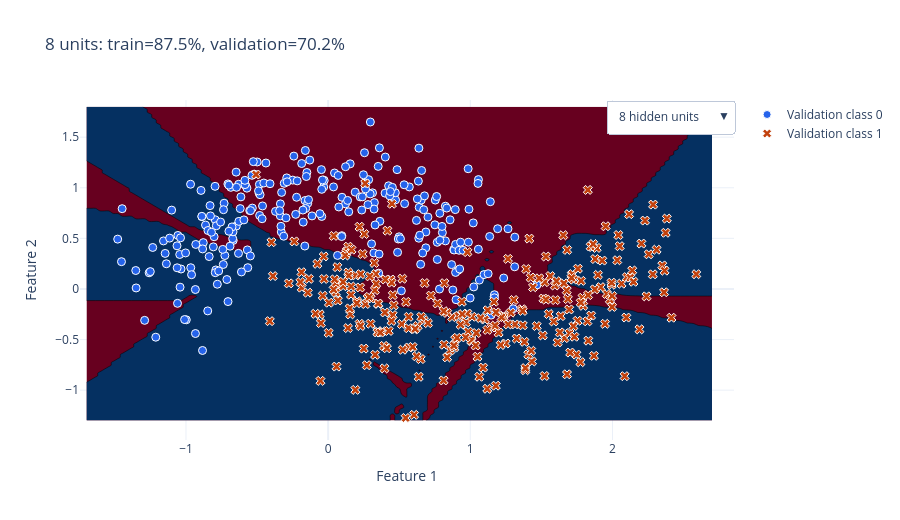

This figure's notebook cell:
### Markdown cell above
## 1. Hidden units build nonlinear features

A neuron computes a weighted sum, adds a bias, then applies an activation. Hidden layers combine many such features. With no hidden layer, a linear boundary cannot solve curved geometry well.

To make overfitting visible, the small training set contains 20% deliberately flipped labels; validation labels remain clean. We vary hidden units while holding the split and other settings fixed. **Predict:** Does training accuracy always track validation accuracy?

### Code cell
units=[1,2,4,8,16,32,64]; cases=[]
for h in units:
 m=MLPClassifier(hidden_layer_sizes=(h,h),activation='tanh',solver='lbfgs',alpha=1e-8,max_iter=5000,random_state=20).fit(X_train,y_train)
 cases.append(dict(h=h,model=m,train=accuracy_score(y_train,m.predict(X_train)),val=accuracy_score(y_val,m.predict(X_val)),surface=m.predict_proba(grid)[:,1].reshape(xx.shape)))
c=cases[3]; fig=go.Figure()
fig.add_trace(go.Contour(x=xx[0],y=yy[:,0],z=c['surface'],colorscale='RdBu',zmin=0,zmax=1,contours=dict(start=.5,end=.5,size=1),showscale=False,name='p(class 1)'))
for cls,color,symbol in [(0,BLUE,'circle'),(1,ORANGE,'x')]: fig.add_scatter(x=X_val[y_val==cls,0],y=X_val[y_val==cls,1],mode='markers',name=f'Validation class {cls}',marker=dict(color=color,symbol=symbol,size=8,line=dict(color='white',width=1)))
buttons=[]
for c in cases: buttons.append(dict(label=f"{c['h']} hidden units",method='update',args=[{'z':[c['surface'],None,None]},{'title.text':f"{c['h']} units: train={c['train']:.1%}, validation={c['val']:.1%}"}]))
fig.update_layout(title=f"8 units: train={cases[3]['train']:.1%}, validation={cases[3]['val']:.1%}",xaxis_title='Feature 1',yaxis_title='Feature 2',height=520,updatemenus=[dict(buttons=buttons,x=1,xanchor='right',active=3)]); fig.show()

### Figure 1 — Plotly figure (JSON) as saved in the notebook; plotly's stock layout.template omitted (floating-point values rounded to 4 significant figures; data arrays with more than 128 entries replaced by an {"elided": "..."} marker saying what was removed)
{"data": [{"colorscale": [[0, "rgb(103,0,31)"], [0.1, "rgb(178,24,43)"], [0.2, "rgb(214,96,77)"], [0.3, "rgb(244,165,130)"], [0.4, "rgb(253,219,199)"], [0.5, "rgb(247,247,247)"], [0.6, "rgb(209,229,240)"], [0.7, "rgb(146,197,222)"], [0.8, "rgb(67,147,195)"], [0.9, "rgb(33,102,172)"], [1, "rgb(5,48,97)"]], "contours": {"end": 0.5, "size": 1, "start": 0.5}, "name": "p(class 1)", "showscale": false, "type": "contour", "x": {"elided": "140 float values"}, "y": [-1.3, -1.274, -1.248, -1.222, -1.196, -1.17, -1.144, -1.118, -1.092, -1.066, -1.039, -1.013, -0.9874, -0.9613, -0.9353, -0.9092, -0.8832, -0.8571, -0.8311, -0.805, -0.779, -0.7529, -0.7269, -0.7008, -0.6748, -0.6487, -0.6227, -0.5966, -0.5706, -0.5445, -0.5185, -0.4924, -0.4664, -0.4403, -0.4143, -0.3882, -0.3622, -0.3361, -0.3101, -0.284, -0.258, -0.2319, -0.2059, -0.1798, -0.1538, -0.1277, -0.1017, -0.07563, -0.04958, -0.02353, 0.002521, 0.02857, 0.05462, 0.08067, 0.1067, 0.1328, 0.1588, 0.1849, 0.2109, 0.237, 0.263, 0.2891, 0.3151, 0.3412, 0.3672, 0.3933, 0.4193, 0.4454, 0.4714, 0.4975, 0.5235, 0.5496, 0.5756, 0.6017, 0.6277, 0.6538, 0.6798, 0.7059, 0.7319, 0.758, 0.784, 0.8101, 0.8361, 0.8622, 0.8882, 0.9143, 0.9403, 0.9664, 0.9924, 1.018, 1.045, 1.071, 1.097, 1.123, 1.149, 1.175, 1.201, 1.227, 1.253, 1.279, 1.305, 1.331, 1.357, 1.383, 1.409, 1.435, 1.461, 1.487, 1.513, 1.539, 1.566, 1.592, 1.618, 1.644, 1.67, 1.696, 1.722, 1.748, 1.774, 1.8], "z": {"elided": "120x140 float values"}, "zmax": 1, "zmin": 0}, {"marker": {"color": "#2563eb", "line": {"color": "white", "width": 1}, "size": 8, "symbol": "circle"}, "mode": "markers", "name": "Validation class 0", "type": "scatter", "x": {"elided": "265 float values"}, "y": {"elided": "265 float values"}}, {"marker": {"color": "#c2410c", "line": {"color": "white", "width": 1}, "size": 8, "symbol": "x"}, "mode": "markers", "name": "Validation class 1", "type": "scatter", "x": {"elided": "265 float values"}, "y": {"elided": "265 float values"}}], "layout": {"height": 520, "title": {"text": "8 units: train=87.5%, validation=70.2%"}, "updatemenus": [{"active": 3, "buttons": [{"args": [{"z": {"elided": "3 rows, 16800 float values in total"}}, {"title.text": "1 units: train=74.2%, validation=76.4%"}], "label": "1 hidden units", "method": "update"}, {"args": [{"z": {"elided": "3 rows, 16800 float values in total"}}, {"title.text": "2 units: train=80.8%, validation=79.4%"}], "label": "2 hidden units", "method": "update"}, {"args": [{"z": {"elided": "3 rows, 16800 float values in total"}}, {"title.text": "4 units: train=84.2%, validation=73.8%"}], "label": "4 hidden units", "method": "update"}, {"args": [{"z": {"elided": "3 rows, 16800 float values in total"}}, {"title.text": "8 units: train=87.5%, validation=70.2%"}], "label": "8 hidden units", "method": "update"}, {"args": [{"z": {"elided": "3 rows, 16800 float values in total"}}, {"title.text": "16 units: train=93.3%, validation=69.8%"}], "label": "16 hidden units", "method": "update"}, {"args": [{"z": {"elided": "3 rows, 16800 float values in total"}}, {"title.text": "32 units: train=100.0%, validation=65.3%"}], "label": "32 hidden units", "method": "update"}, {"args": [{"z": {"elided": "3 rows, 16800 float values in total"}}, {"title.text": "64 units: train=100.0%, validation=65.5%"}], "label": "64 hidden units", "method": "update"}], "x": 1, "xanchor": "right"}], "xaxis": {"title": {"text": "Feature 1"}}, "yaxis": {"title": {"text": "Feature 2"}}}}
